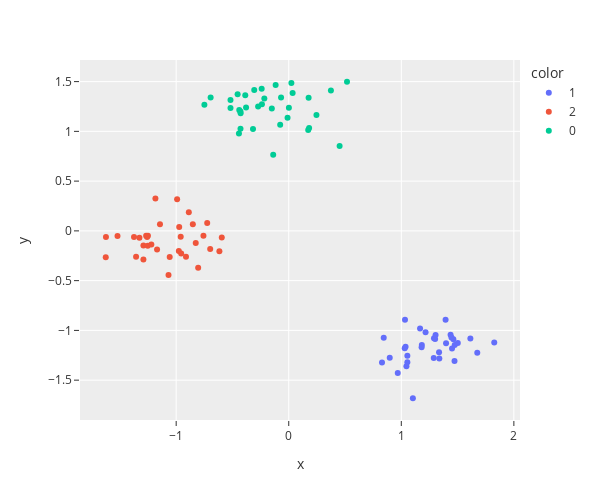

Notebook cell for this chart:
### Code cell
X, y = make_blobs(N_SAMPLES, cluster_std=STD, random_state=STATE, centers=N_CLUST)
X = (X - X.mean(0, keepdims=True)) / X.std(0, keepdims=True)
color = y.astype(str)
X = torch.from_numpy(X)
fig = px.scatter(x=X[:, 0], y=X[:, 1], color=color, **figKwargs)
fig.show()

### Figure 1 — Plotly figure (JSON) as saved in the notebook; plotly's stock layout.template omitted (floating-point values rounded to 4 significant figures)
{"data": [{"hovertemplate": "color=1<br>x=%{x}<br>y=%{y}<extra></extra>", "legendgroup": "1", "marker": {"color": "#636EFA", "symbol": "circle"}, "mode": "markers", "name": "1", "orientation": "v", "showlegend": true, "type": "scatter", "x": [1.054, 1.03, 0.8284, 1.438, 1.054, 0.8973, 1.103, 1.29, 1.301, 1.182, 1.462, 0.8439, 1.502, 1.335, 1.398, 1.826, 1.338, 1.038, 1.18, 1.614, 1.288, 1.304, 1.446, 1.393, 1.033, 0.9685, 1.473, 1.451, 1.167, 1.215, 1.675, 1.475, 1.046], "xaxis": "x", "y": [-1.321, -1.18, -1.322, -1.043, -1.256, -1.276, -1.682, -1.079, -1.086, -1.146, -1.088, -1.075, -1.126, -1.22, -1.13, -1.121, -1.283, -1.165, -1.168, -1.082, -1.278, -1.045, -1.071, -0.8936, -0.8924, -1.428, -1.307, -1.183, -0.9807, -1.019, -1.224, -1.147, -1.361], "yaxis": "y"}, {"hovertemplate": "color=2<br>x=%{x}<br>y=%{y}<extra></extra>", "legendgroup": "2", "marker": {"color": "#EF553B", "symbol": "circle"}, "mode": "markers", "name": "2", "orientation": "v", "showlegend": true, "type": "scatter", "x": [-0.7243, -1.068, -1.626, -1.291, -1.221, -1.291, -0.6979, -0.9731, -0.9764, -0.7577, -1.356, -0.9916, -0.9128, -1.521, -1.375, -1.267, -1.258, -0.8047, -0.9554, -0.616, -1.327, -1.251, -1.185, -1.253, -0.8262, -1.17, -1.144, -0.8519, -0.5949, -1.058, -0.9598, -1.624, -0.8877], "xaxis": "x", "y": [0.08008, -0.4442, -0.2646, -0.1464, -0.1357, -0.2871, -0.181, 0.04011, -0.2012, -0.04791, -0.2609, 0.3173, -0.2601, -0.05189, -0.06243, -0.04954, -0.06024, -0.3717, -0.2265, -0.2038, -0.06941, -0.04849, 0.3247, -0.1487, -0.1219, -0.1875, 0.06561, 0.06716, -0.06553, -0.2629, -0.05886, -0.06081, 0.1864], "yaxis": "y"}, {"hovertemplate": "color=0<br>x=%{x}<br>y=%{y}<extra></extra>", "legendgroup": "0", "marker": {"color": "#00CC96", "symbol": "circle"}, "mode": "markers", "name": "0", "orientation": "v", "showlegend": true, "type": "scatter", "x": [-0.2405, 0.1765, 0.02352, -0.4541, 0.173, -0.4396, -0.07601, -0.1503, 0.1811, -0.5175, -0.3175, -0.06827, -0.2719, -0.3791, -0.2168, 0.001346, 0.0346, 0.4521, -0.5174, -0.6941, -0.2383, -0.4291, 0.2462, -0.4425, -0.01054, 0.5176, -0.3862, -0.138, -0.4275, -0.4286, 0.3747, -0.7493, -0.1164, -0.3065], "xaxis": "x", "y": [1.429, 1.338, 1.486, 1.372, 1.013, 1.215, 1.065, 1.229, 1.033, 1.315, 1.023, 1.34, 1.251, 1.24, 1.331, 1.238, 1.386, 0.8517, 1.234, 1.34, 1.272, 1.198, 1.164, 0.9796, 1.137, 1.498, 1.364, 0.7651, 1.183, 1.025, 1.41, 1.267, 1.466, 1.416], "yaxis": "y"}], "layout": {"height": 500, "legend": {"title": {"text": "color"}, "tracegroupgap": 0}, "margin": {"t": 60}, "width": 600, "xaxis": {"anchor": "y", "domain": [0, 1], "title": {"text": "x"}}, "yaxis": {"anchor": "x", "domain": [0, 1], "title": {"text": "y"}}}}
